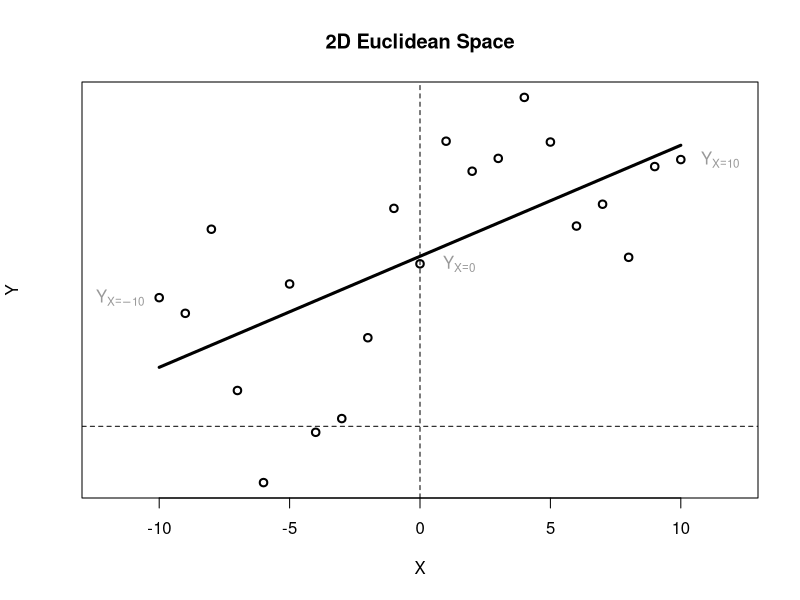
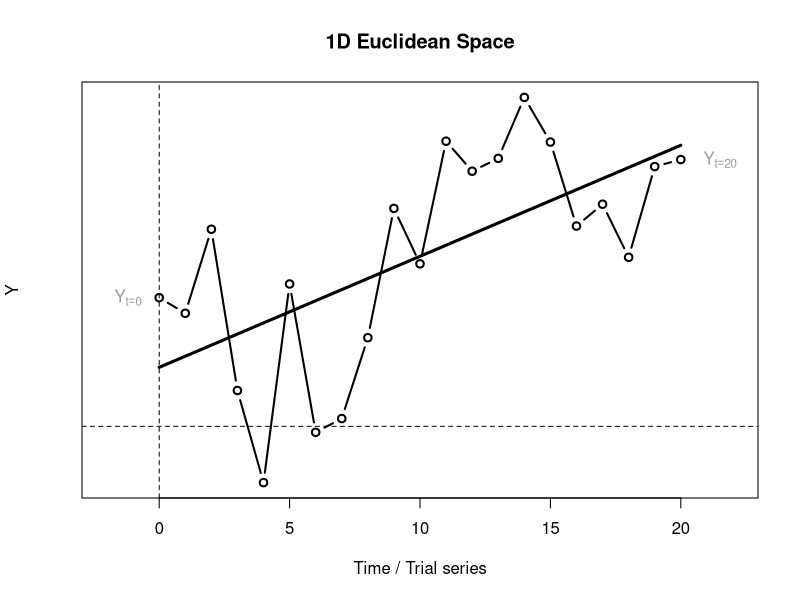
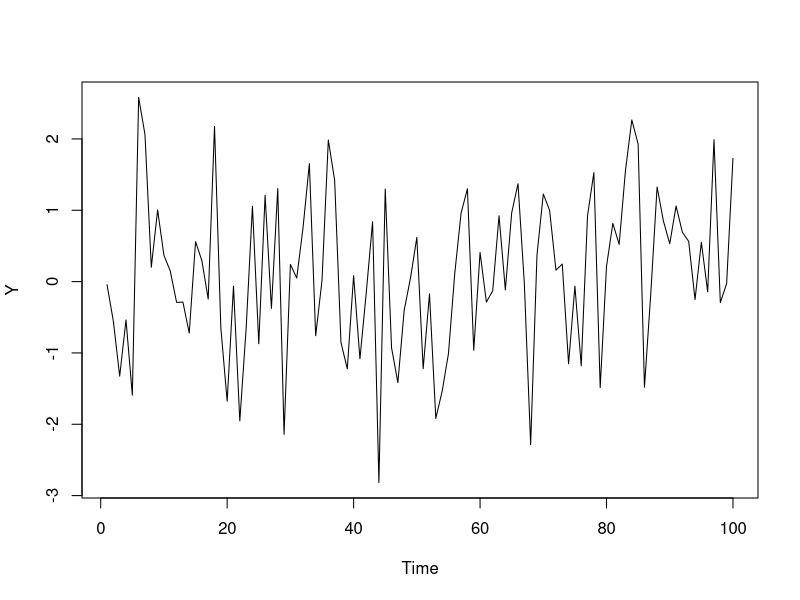
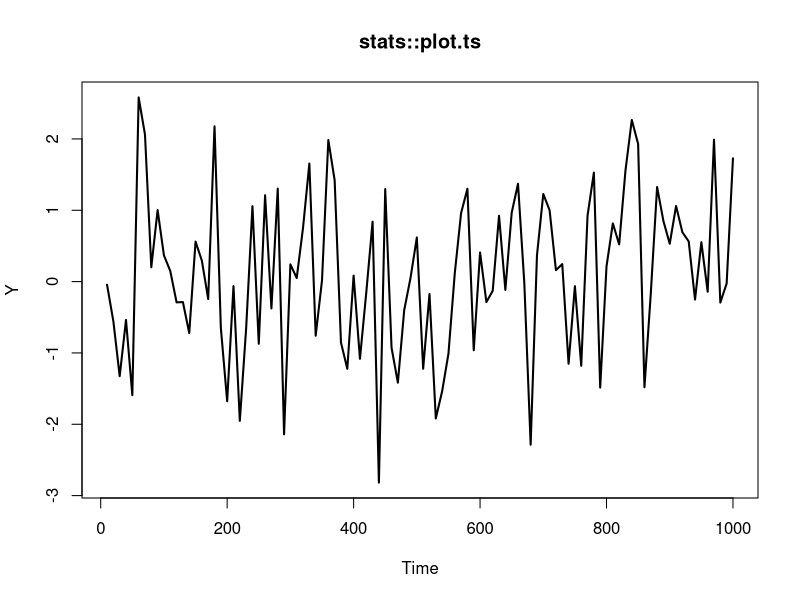
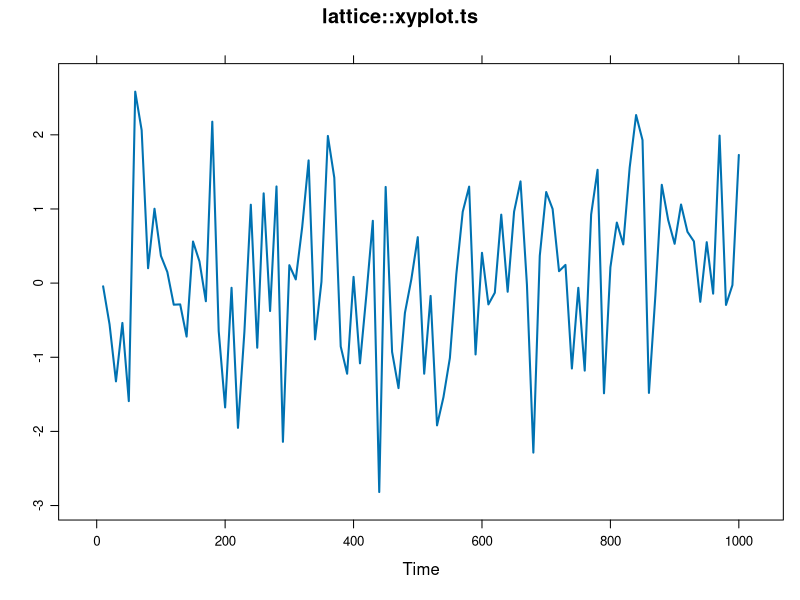
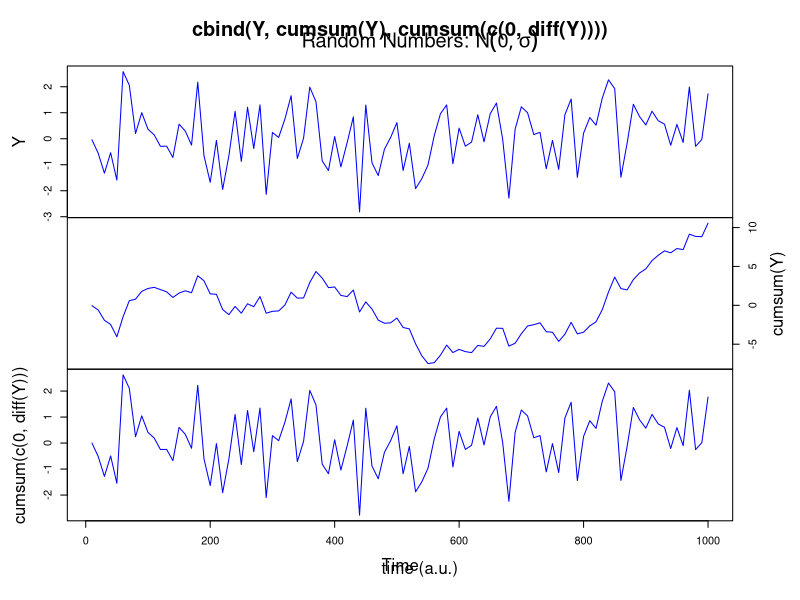
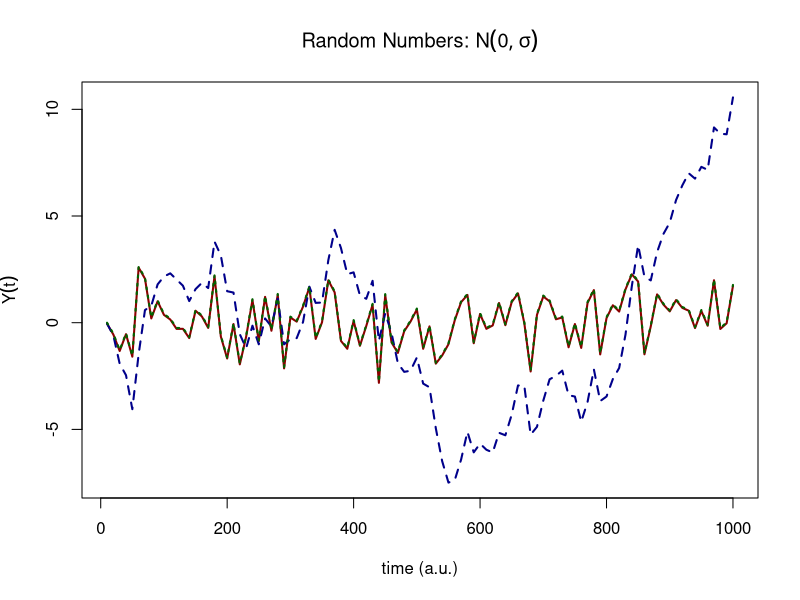
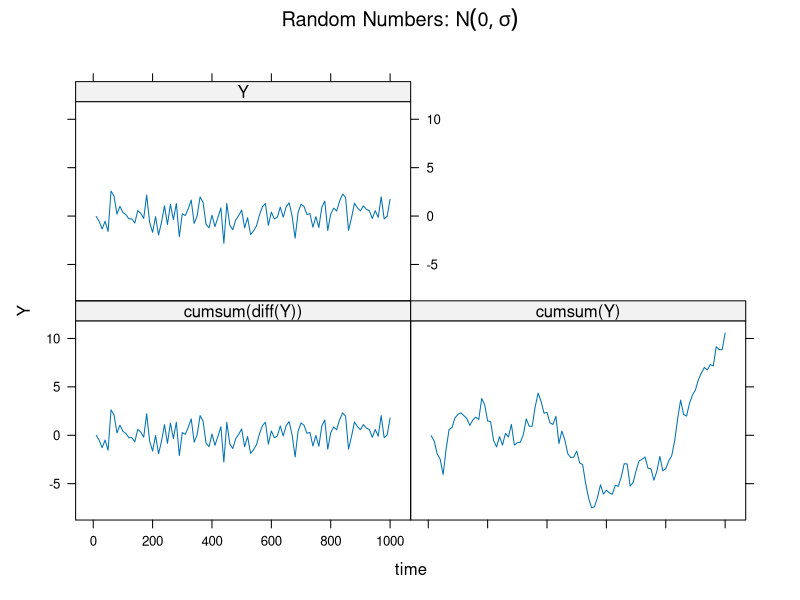

R code for these plots, in order:
## ---- chunk 1
set.seed(12346)
y1 = cumsum(rnorm(n=21,mean=5,sd=100))
x1 = -10:10
plot(x1,y1, type="p", lwd=2, xlim=c(-12,12), yaxt="n", xlab="X", ylab="Y", main = "2D Euclidean Space")
abline(h=0,v=0,lty=2)
l1 <- lm(y1~x1)
lines(x1,coef(l1)[1]+x1*coef(l1)[2],type="l",lwd=3)
text(1.5, y1[11], expression(Y[X==0]),col="grey60")
text(11.5, y1[21], expression(Y[X==10]),col="grey60")
text(-11.5, y1[1], expression(Y[X==-10]),col="grey60")
## ---- chunk 2
plot(0:20,y1, type="b", lwd=2, xlim=c(-2,22), yaxt="n", xlab="Time / Trial series", ylab="Y", main = "1D Euclidean Space")
abline(h=0,v=0,lty=2)
x2 <- (x1+10)
l2 <- lm(y1~x2)
lines(x2,coef(l2)[1]+x2*coef(l2)[2],type="l",lwd=3)
text(-1.2, y1[1], expression(Y[t==0]),col="grey60")
text(21.5, y1[21], expression(Y[t==20]),col="grey60")
## ---- chunk 3
# Get a timeseries of 100 random numbers 
Y <- ts(rnorm(100))
# plot.ts
plot(Y)
# Get sample rate info
tsp(Y)
# Extract the time vector
time(Y)
## ---- chunk 4
# Assign new values
(tsp(Y) <- c(10, 1000, .1))
# Time axis is automatically adjusted 
time(Y)
## ---- chunk 5
require(lattice)       # Needed for plotting
require(latticeExtra)  # Needed for plotting

# stats::plot.ts
plot(Y, lwd = 2, main = "stats::plot.ts")
# lattice::xyplot.ts
xyplot(Y, lwd = 2, main = "lattice::xyplot.ts")
## ---- chunk 6
# stats::plot.ts  
plot(cbind(Y,
           cumsum(Y), 
           cumsum(c(0,diff(Y)))
           ), 
     yax.flip = TRUE, col = "blue", frame.plot = TRUE) 
title(main = expression(paste("Random Numbers: ",N(0,sigma))), 
      xlab = "time (a.u.)")
## ---- chunk 7
# graphics::ts.plot
ts.plot(Y,
           cumsum(Y), 
           cumsum(c(0,diff(Y))),
        
        gpars = list(xlab = "time (a.u.)",
                     ylab = expression(Y(t)),
                     main = expression(paste("Random Numbers: ",N(0,sigma))),
                     lwd = rep(2,3),
                     lty = c(1:3),
                     col = c("darkred","darkblue","darkgreen")
                     )
        )
legend(0, -10, c("Y","cumsum(Y)", "cumprod(Y)"), lwd = rep(2,3), lty = c(1:3), col = c("darkred","darkblue","darkgreen"), merge = TRUE, cex=.9)
## ---- chunk 8
require(plyr)          # Needed for function ldply()

# Create a long format dataframe for various values for `r`
data <- cbind.data.frame(Y     = c(as.numeric(Y), cumsum(Y), cumsum(c(0,diff(Y)))),
                         time  = c(time(Y), time(Y), time(Y)),
                         label = factor(c(rep("Y",length(Y)),  rep("cumsum(Y)",length(Y)), rep("cumsum(diff(Y))",length(Y))))
                         )
# Plot using the formula interface
xyplot(Y ~ time | label, data = data, type = "l", main = expression(paste("Random Numbers: ",N(0,sigma))))
## ---- chunk 9
# Function lag() and lead()
require(dplyr)

# Get exponential growth
Y <- rnorm(1000)
Y1 <- Y/max(Y)
# Get logistic growth in the chaotic regime
Y2 <- cumsum(c(0,diff(Y)))/max(cumsum(c(0,diff(Y))))
# Use the `lag` function from package `dplyr`
op <- par(mfrow = c(1,2), pty = "s")
plot(dplyr::lag(Y1), Y1, xy.labels = FALSE, pch = 16, xlim = c(0,1), ylim = c(0,1), xlab = "Y(t)", ylab = "Y(t+1)",
     main = "rnorm(1000) / max")
plot(dplyr::lag(Y2), Y2, xy.labels = FALSE, pch = 16, xlim = c(0,1), ylim = c(0,1), xlab = "Y(t)", ylab = "Y(t+1)",
     main = "cumsum(diff(Y)) / max")
par(op)
## ---- chunk 10
# Explore different lags
op <- par(mfrow = c(1,2), pty = "s")
plyr::l_ply(1:4, function(l) plot(dplyr::lag(Y2, n = l), Y2, xy.labels = FALSE, pch = 16, xlim = c(0,1), ylim = c(0,1), xlab = "Y(t)", ylab = paste0("Y(t+",l,")"), cex = .8))
par(op)
